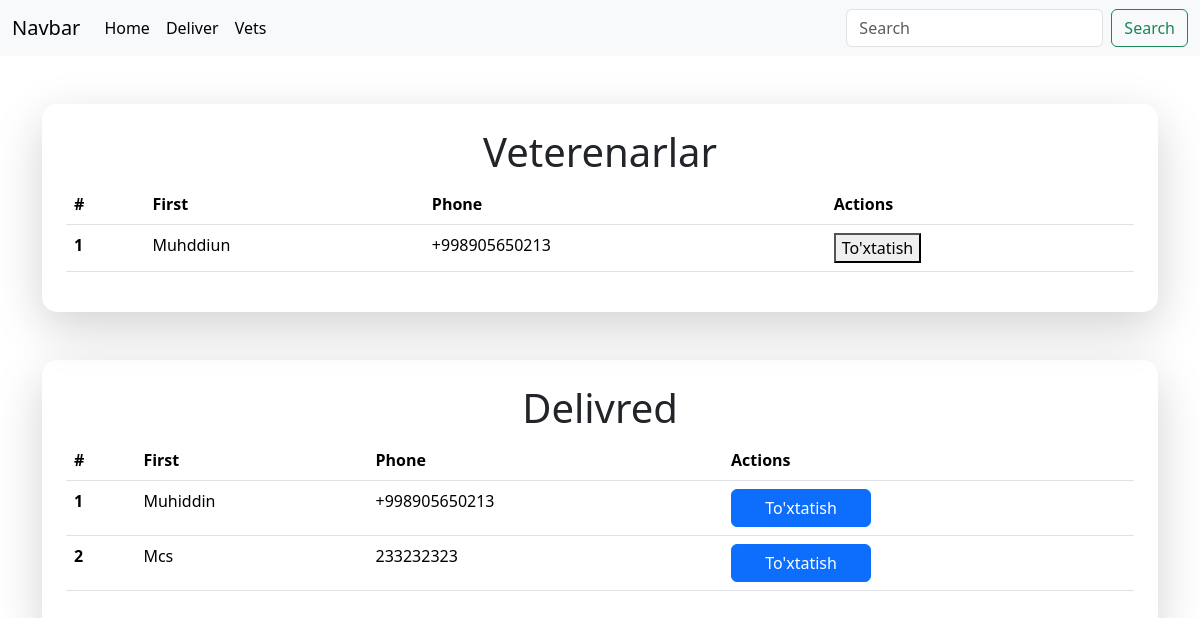
The page / on the database its author committed.
### vet/models.py (models this page shows, shortened)
class VetUsers(models.Model):
    user_id = models.PositiveIntegerField()
    name = models.CharField(max_length=250)
    phone = models.CharField(max_length=250)
    status = models.BooleanField(default=True)

### delivered/models.py (models this page shows, shortened)
class DeliverUsers(models.Model):
    user_id = models.PositiveIntegerField()
    name = models.CharField(max_length=250)
    phone = models.CharField(max_length=250)
    status = models.BooleanField(default=True)

### index/views.py (the view)
# urls.py: path('', include('index.urls')),
def index(request):
    vetUser = VetUsers.objects.all()
    delivred = DeliverUsers.objects.all()
    context = {
        "delivred":delivred,
        "vetuser":vetUser
    }
    if request.method == 'GET':
        return render(request, 'home.html', context=context)

### templates/home.html (shortened to what this page needs)
{% extends "base.html" %}
{% block content %}
{% if vetuser %}
<section>
    <div class="container">
        <div class="shadow-lg p-4 mt-5 round-10" style="border-radius: 15px;">
            <h1 class="text-center">Veterenarlar</h1>
            <table class="table">
                <thead>
                    <tr>
                        <th scope="col">#</th>
                        <th scope="col">First</th>
                        <th scope="col">Phone</th>
                        <th scope="col">Actions</th>
                    </tr>
                </thead>
                <tbody>
                    {% for user in vetuser %}
                    <tr>
                        <th scope="row">{{ user.id }}</th>
                        <td>{{ user.name }}</td>
                        <td>{{ user.phone }}</td>
                        <td>
                            <button type="button" class custom-btn="btn btn-primary" user-id="{{ user.id }}"
                                onclick="stopVet(this)">To'xtatish</button>
                        </td>
                    </tr>
                    {% endfor %}
                </tbody>
            </table>
        </div>
    </div>
</section>
{% else %}
<h1 class="text-center mt-3">Hozirda Hechqanday Veterenarlar yo'q</h1>
{% endif %}
{% if delivred %}
<section>
    <div class="container">
        <div class="shadow-lg p-4 mt-5 round-10" style="border-radius: 15px;">
            <h1 class="text-center">Delivred</h1>
            <table class="table">
                <thead>
                    <tr>
                        <th scope="col">#</th>
                        <th scope="col">First</th>
                        <th scope="col">Phone</th>
                        <th scope="col">Actions</th>
                    </tr>
                </thead>
                <tbody>
                    {% for user in delivred %}
                    <tr>
                        <th scope="row">{{ user.id }}</th>
                        <td>{{ user.name }}</td>
                        <td>{{ user.phone }}</td>
                        <td>
                            <button type="button" class="btn btn-primary custom-btn" user-id="{{ user.id }}"
                                onclick="stopDeliver(this)">To'xtatish</button>
                        </td>
                    </tr>
                    {% endfor %}
                </tbody>
            </table>
        </div>
    </div>
</section>
{% else %}
<h1 class="text-center mt-3">Hozirda Hechqanday Delivred yo'q</h1>
{% endif %}
{% endblock content %}

### templates/home.html (style rules this page uses)
.custom-btn { width: 140px; }

### rows shown on the page
VetUsers: id "1", name "Muhddiun", phone "+998905650213"
DeliverUsers: id "1", name "Muhiddin", phone "+998905650213"
DeliverUsers: id "2", name "Mcs", phone "233232323"
